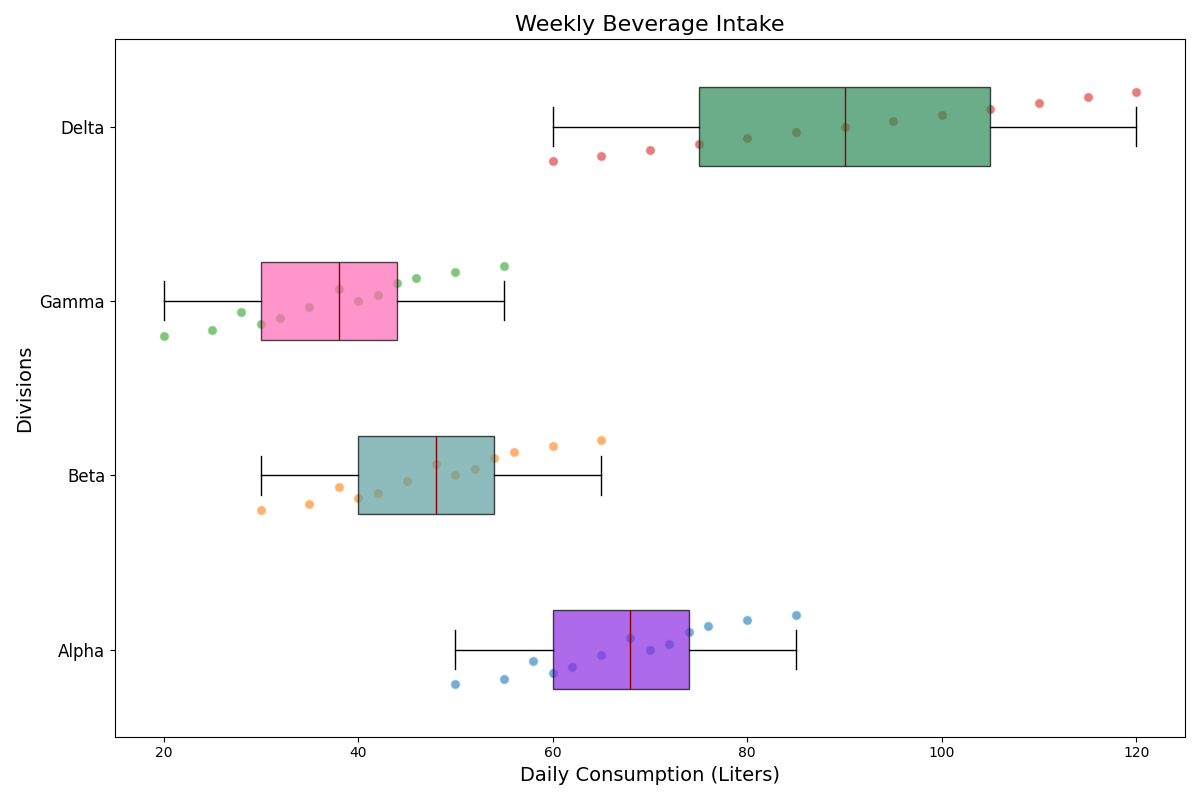

This figure's Python source:
import matplotlib.pyplot as plt
import numpy as np

software_dept = [50, 55, 60, 62, 58, 65, 70, 72, 68, 74, 76, 80, 85]
hardware_dept = [30, 35, 40, 42, 38, 45, 50, 52, 48, 54, 56, 60, 65]
marketing_dept = [20, 25, 30, 32, 28, 35, 40, 42, 38, 44, 46, 50, 55]
research_dept = [60, 65, 70, 75, 80, 85, 90, 95, 100, 105, 110, 115, 120]

coffee_data = [software_dept, hardware_dept, marketing_dept, research_dept]

fig, ax = plt.subplots(figsize=(12, 8))

bp = ax.boxplot(coffee_data, patch_artist=True, vert=False, notch=False,
                boxprops=dict(color='black'),
                medianprops=dict(color='darkred'),
                whiskerprops=dict(color='black'),
                capprops=dict(color='black'),
                flierprops=dict(marker='o', color='black', alpha=0.5, markersize=8))

# New set of colors for the box plot
new_colors = ['#8A2BE2', '#5F9EA0', '#FF69B4', '#2E8B57']
for patch, color in zip(bp['boxes'], new_colors):
    patch.set_facecolor(color)
    patch.set_alpha(0.7)

for i, data in enumerate(coffee_data, start=1):
    y = np.array(data)
    x = np.linspace(i - 0.2, i + 0.2, len(y))
    ax.scatter(y, x, alpha=0.6, edgecolor='w', s=50)

ax.set_ylabel('Divisions', fontsize=14)
ax.set_xlabel('Daily Consumption (Liters)', fontsize=14)
ax.set_yticks(np.arange(1, len(coffee_data) + 1))
ax.set_yticklabels(['Alpha', 'Beta', 'Gamma', 'Delta'], fontsize=12)

plt.title("Weekly Beverage Intake", fontsize=16)
plt.tight_layout()
plt.show()
